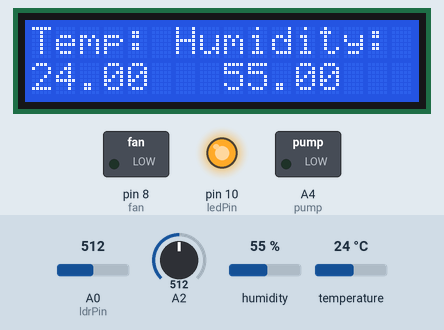
Recording of a sketch running on a simulated Arduino Uno, built with avr-gcc and run on an emulated ATmega328P. Shown: 16×2 character LCD, switched loads named in the sketch (green lamp = pin HIGH), output pins drawn as LEDs (lit = HIGH). Dashed ring = blinking. Inputs (shaded band) come from the test bench; at power-on: temperature 24 °C, A0 (ldrPin) = 512, humidity 55 %, A2 = 512. What the sketch prints to the serial monitor is not drawn.

Above: at 1.2 s.
1.3 s: temperature set to 27 °C
At 4.3 s:
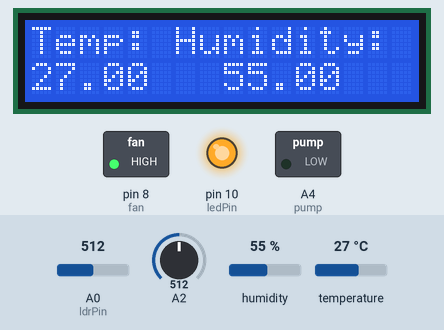
4.6 s: A0 (ldrPin) set to 111
6.3 s: A0 (ldrPin) set to 95
At 8.3 s:
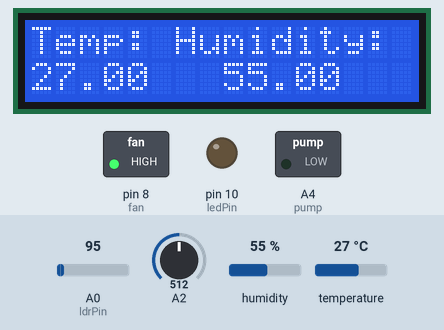
8.6 s: humidity set to 22 %
At 12.4 s:
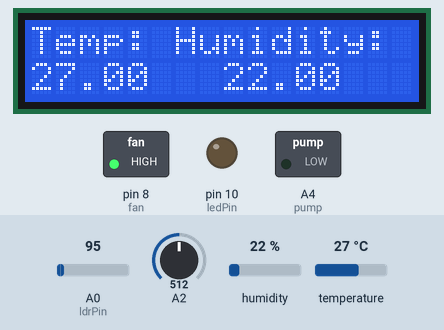
12.7 s: A2 set to 490
16.3 s: temperature set to 12 °C
At 18.8 s:
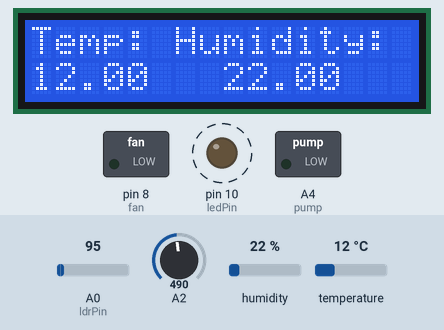
Timing chart, 0 to 20.8 s (numbered marks = the images above; inputs shaded):
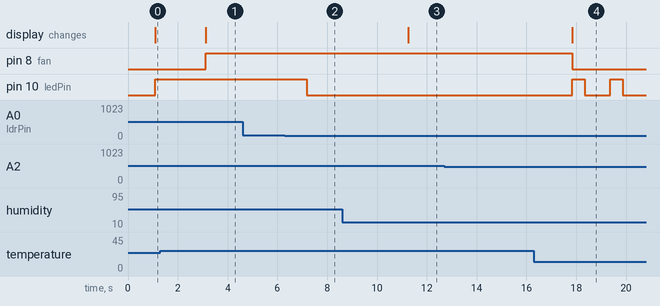

The sketch:

polyhouse.ino
```cpp
#include <LiquidCrystal.h>
#include "DHT.h"
#define DHTPIN A1

 #define fan 8
 #define pump A4


 int moisture_sensor = A2;
 const int ledPin =10;
 const int ldrPin =A0;
 int sensorvalue=0;
 #define DHTTYPE DHT11
 DHT dht(DHTPIN,DHTTYPE);
 LiquidCrystal lcd(12,11,5,4,3,2);

 void setup()
 {
  lcd.begin(16,2);
  dht.begin();
  Serial.begin(9600);
  lcd.print("Temp: Humidity:");
  pinMode(ledPin,OUTPUT);
  pinMode(ldrPin,INPUT);
  pinMode(fan,OUTPUT);
  pinMode(pump,OUTPUT);

 }
 void loop()
 {
  lcd.setCursor(0,1);
  float h = dht.readHumidity();
  Serial.println(h);
  delay(500);
  float f = dht.readTemperature();
  Serial.println(f);
  delay(500);
  if(isnan(h)|| isnan(f))
  {
    lcd.print("ERROR");
    return;
  }
    lcd.print(f);
    lcd.setCursor(8,1);
    lcd.print(h);
   if(f>25)
    {
      digitalWrite(fan,HIGH);
     }
     else
     {
      digitalWrite(fan,LOW);
     }
     if(f<20)
     {
      digitalWrite(ledPin,HIGH);
     }

   sensorvalue = analogRead(A2);
    if(sensorvalue<=500)
   {
    analogWrite(pump,HIGH);
    Serial.println("Soil is dry");
    Serial.print(sensorvalue);
    delay(500);
   }
   else{
    analogWrite(pump,LOW);
    Serial.println("soil is wet");
    Serial.print(sensorvalue);
   }
   int ldrstatus = analogRead(ldrPin);
   if(ldrstatus>100)
   {
    digitalWrite(ledPin,HIGH);
   Serial.println("Its DARK TURN on led");
   Serial.print(ldrstatus);
   }
   else
   {
    digitalWrite(ledPin,LOW);
    Serial.println("Its Bright,turn off led:");
    Serial.print(ldrstatus);
   }

 }
```

Measured:
- the behaviour switches between 25 and 26 °C on temperature (found by bisection; images 0 and 1)
- the behaviour switches between 101 and 100 on A0 (ldrPin) (found by bisection; images 1 and 2)
- after the input at 1.3 s, pin 8 (fan): LOW → HIGH after 1.8 s; the display: changes after 1.8 s (image 1)
- after the input at 4.6 s, every drawn part: stays the same
- after the input at 6.3 s, pin 10 (ledPin): HIGH → LOW after 0.89 s
- after the input at 8.6 s, the display: changes after 2.6 s (image 3)
- after the input at 12.7 s, every drawn part: stays the same
- after the input at 16.3 s, pin 8 (fan): HIGH → LOW after 1.5 s; pin 10 (ledPin): alternates HIGH for 0.50 s and LOW for 1.0 s, starting after 1.5 s; the display: changes after 1.5 s (image 4)
